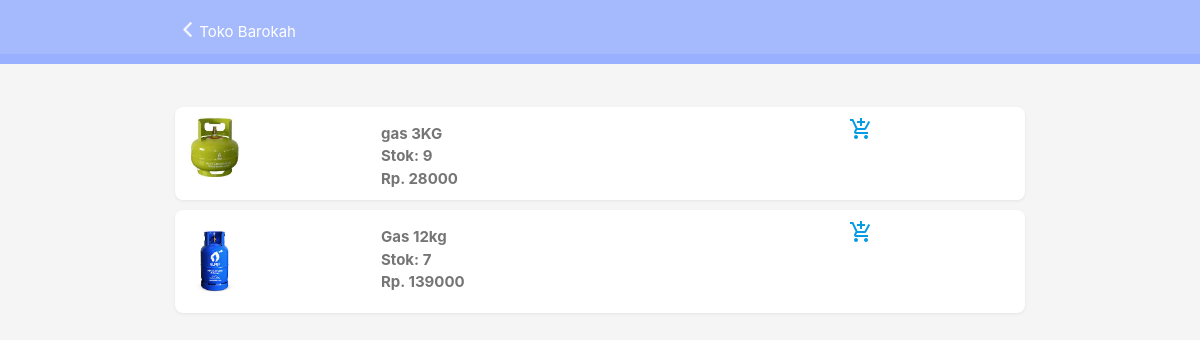
Page /index.php?p=detailtoko&id=1 (signed in) on the earlier database version.
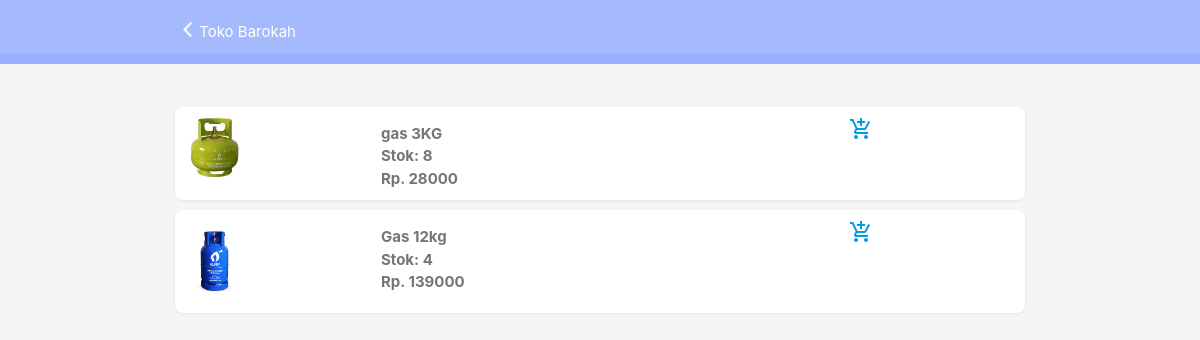
Same page on the later database version.
### tables this page shows
CREATE TABLE `produk` (
  `id_produk` int(11) NOT NULL,
  `id_toko` int(11) NOT NULL,
  `tanggal_produk` timestamp NOT NULL DEFAULT current_timestamp(),
  `nama_produk` varchar(50) NOT NULL,
  `harga_produk` int(11) NOT NULL,
  `foto_produk` varchar(100) NOT NULL,
  `stok_produk` int(11) NOT NULL
);

### user/detailtoko.php (the view, shortened to what this page needs)
<html lang="en">
<head>
    <link type="text/css" href="assets/css/materialize.min.css" rel="stylesheet">
    <link type="text/css" href="assets/css/styles.css" rel="stylesheet">
    <link type="text/css" href="assets/css/pwafirecard.css" rel="stylesheet">
</head>
<body class="grey lighten-4">
    <?php
						require "config/koneksi.php";
                            $id = $_GET['id'];
                            $db3 = mysqli_query($koneksi,"SELECT * FROM toko where id_toko=$id");
                $data3 = mysqli_fetch_assoc($db3);
					?>
    <?php
	if (isset($_SESSION["user_name"])) {?>
    <nav class="z-depth-0">
        <div class="nav-wrapper container">
            <span><a href="index.php?p=store"><img style="height:15px" src="assets/img/icon/back.png"
                        alt="recipe thumb"></a></span>
            <span align="center"><?php echo $data3['nama'] ?></span>
        </div>
    </nav>
    <br>
    <div class="recipes container grey-text text-darken-1">
            <?php
				$db2 = mysqli_query($koneksi,"SELECT * FROM produk where id_toko=$id");
            ?>
            <?php while($data2 = mysqli_fetch_assoc($db2)){?>
            <div class="card-panel recipe white row">
                <img src="toko/assets/img/produk/<?php echo $data2['foto_produk'] ?>" alt="recipe thumb">
                <div style="margin-left: 30px;" class="recipe-details">
                    <div class="recipe-title"><?php echo $data2['nama_produk'] ?></div>
                    <div class="recipe-title">Stok: <?php echo $data2['stok_produk'] ?></div>
                    <div class="recipe-title">Rp. <?php echo $data2['harga_produk'] ?></div>
                </div>
                <div class="right">
                    <a href="index.php?p=addcart&id=<?php echo $data2['id_produk'] ?>"><i class="material-icons">add_shopping_cart</i></a>
                </div>
            </div>
            <?php } ?>
        </div>
    <?php }?>
</body>
</html>

Differences in the rows shown:
changed produk "gas 3KG": stok_produk "9" → "8"
changed produk "Gas 12kg": stok_produk "7" → "4"
